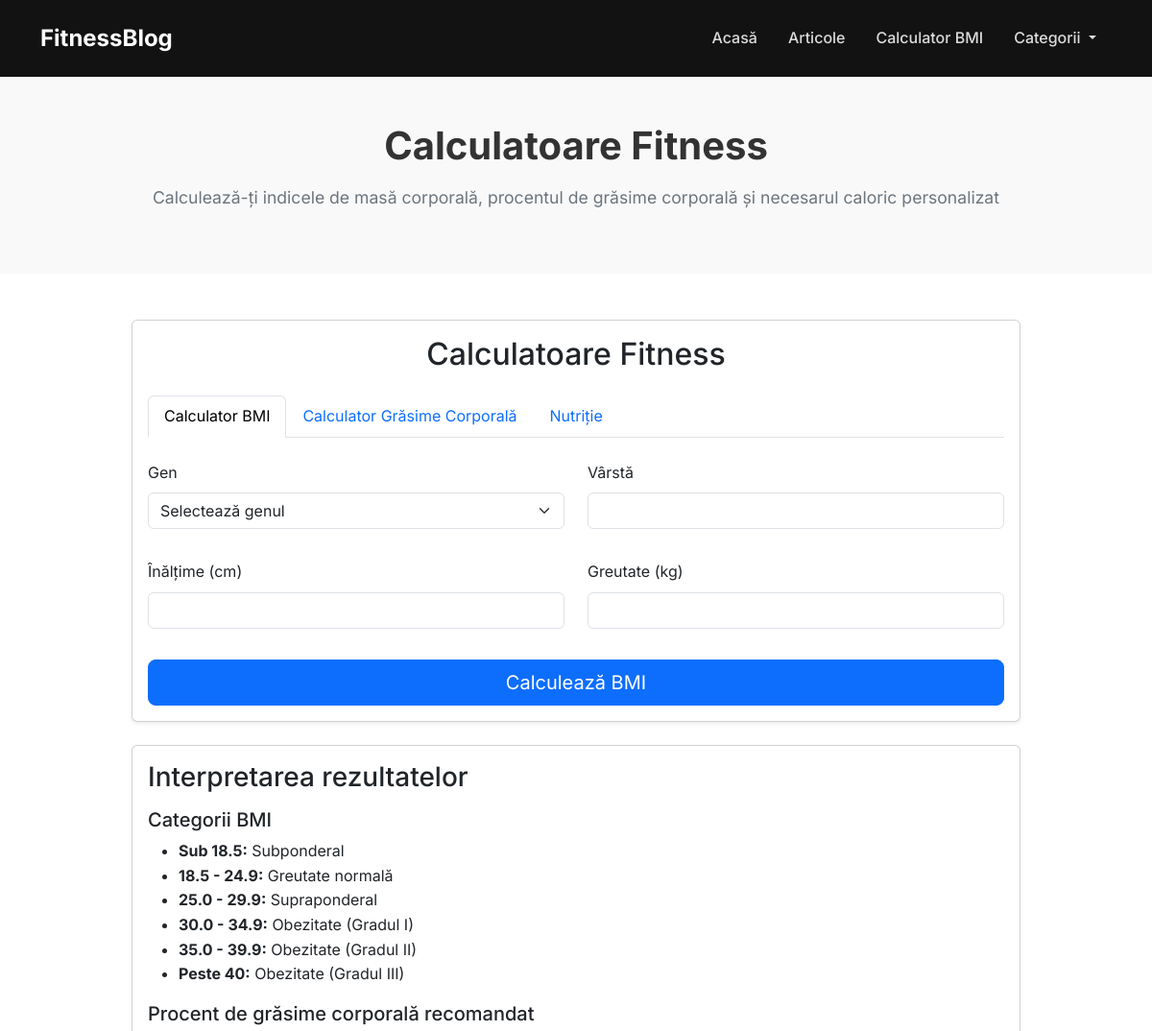
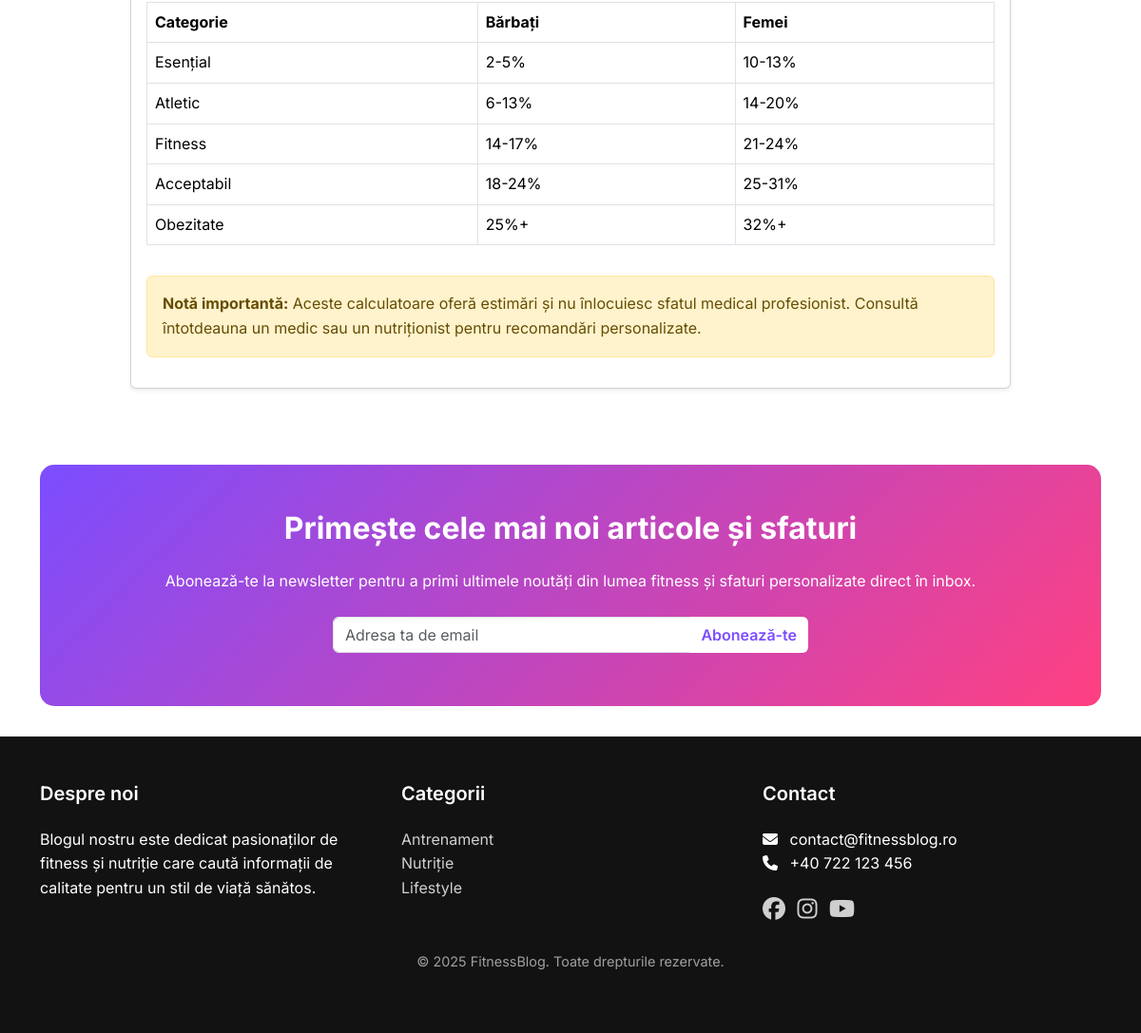
The app's page /calculator-bmi/ with its own data (2 pictures, top to bottom).
### blog/models.py (models this page shows, shortened)
class Category(models.Model):
    name = models.CharField(max_length=100)
    icon = models.CharField(max_length=50, blank=True, null=True)
    slug = models.SlugField(unique=True)
    description = models.TextField(blank=True, null=True)
    class Meta:
        verbose_name_plural = 'Categories'

### blog/views.py (the view)
# urls.py: path('calculator-bmi/', views.bmi_calculator, name='bmi_calculator'),
def bmi_calculator(request):
    adsense_locations = {
        ad.name: ad.ad_code for ad in AdSenseLocation.objects.filter(is_active=True)
    }
    context = {
        'adsense_locations': adsense_locations,
    }
    return render(request, 'blog/bmi_calculator.html', context)

### blog/context_processors.py (called while the page is built)
def global_context(request):
    categories = Category.objects.all()
    adsense_locations = {
        ad.name: ad.ad_code for ad in AdSenseLocation.objects.filter(is_active=True)
    }
    return {
        'categories': categories,
        'adsense_locations': adsense_locations
    }

### templates/blog/bmi_calculator.html (shortened to what this page needs)
{% extends 'blog/base.html' %}
{% load static %}
{% block content %}
<div class="page-header text-center py-5">
    <div class="container">
        <h1 class="page-title mb-3">Calculatoare Fitness</h1>
        <p class="page-description">Calculează-ți indicele de masă corporală, procentul de grăsime corporală și necesarul caloric personalizat</p>
    </div>
</div>
<section class="py-5">
    <div class="container">
        <div class="row">
            <div class="col-lg-10 mx-auto">
                <div class="card shadow-sm">
                    <div class="card-body">
                        <h2 class="card-title text-center mb-4">Calculatoare Fitness</h2>
                        <ul class="nav nav-tabs mb-4" id="calculatorTabs" role="tablist">
                            <li class="nav-item" role="presentation">
                                <button class="nav-link active" id="standard-tab" data-bs-toggle="tab" data-bs-target="#standard" type="button" role="tab" aria-controls="standard" aria-selected="true">Calculator BMI</button>
                            </li>
                            <li class="nav-item" role="presentation">
                                <button class="nav-link" id="advanced-tab" data-bs-toggle="tab" data-bs-target="#advanced" type="button" role="tab" aria-controls="advanced" aria-selected="false">Calculator Grăsime Corporală</button>
                            </li>
                            <li class="nav-item" role="presentation">
                                <button class="nav-link" id="nutrition-tab" data-bs-toggle="tab" data-bs-target="#nutrition" type="button" role="tab" aria-controls="nutrition" aria-selected="false">Nutriție</button>
                            </li>
                        </ul>
                        <div class="tab-content" id="calculatorTabsContent">
                            <div class="tab-pane fade show active" id="standard" role="tabpanel" aria-labelledby="standard-tab">
                                <form id="bmiForm" class="needs-validation" novalidate>
                                    <div class="row mb-3">
                                        <div class="col-md-6 mb-3">
                                            <label for="gender" class="form-label">Gen</label>
                                            <select class="form-select" id="gender" required>
                                                <option value="" selected disabled>Selectează genul</option>
                                            </select>
                                        </div>
                                        <div class="col-md-6 mb-3">
                                            <label for="age" class="form-label">Vârstă</label>
                                            <input type="number" class="form-control" id="age" min="18" max="100" required>
                                        </div>
                                    </div>
                                    <div class="row mb-3">
                                        <div class="col-md-6 mb-3">
                                            <label for="height" class="form-label">Înălțime (cm)</label>
                                            <input type="number" class="form-control" id="height" min="100" max="250" required>
                                        </div>
                                        <div class="col-md-6 mb-3">
                                            <label for="weight" class="form-label">Greutate (kg)</label>
                                            <input type="number" class="form-control" id="weight" min="30" max="300" step="0.1" required>
                                        </div>
                                    </div>
                                    <div class="d-grid">
                                        <button type="submit" class="btn btn-primary btn-lg">Calculează BMI</button>
                                    </div>
                                </form>
                            </div>
                        </div>
                    </div>
                </div>
                <div class="card mt-4 shadow-sm">
                    <div class="card-body">
                        <h3 class="card-title">Interpretarea rezultatelor</h3>
                        <h5 class="mt-3">Categorii BMI</h5>
                        <ul>
                            <li><strong>Sub 18.5:</strong> Subponderal</li>
                            <li><strong>18.5 - 24.9:</strong> Greutate normală</li>
                            <li><strong>25.0 - 29.9:</strong> Supraponderal</li>
                            <li><strong>30.0 - 34.9:</strong> Obezitate (Gradul I)</li>
                            <li><strong>35.0 - 39.9:</strong> Obezitate (Gradul II)</li>
                            <li><strong>Peste 40:</strong> Obezitate (Gradul III)</li>
                        </ul>
                        <h5 class="mt-3">Procent de grăsime corporală recomandat</h5>
                        <div class="table-responsive">
                            <table class="table table-bordered">
                                <thead>
                                    <tr>
                                        <th>Categorie</th>
                                        <th>Bărbați</th>
                                        <th>Femei</th>
                                    </tr>
                                </thead>
                                <tbody>
                                    <tr>
                                        <td>Esențial</td>
                                        <td>2-5%</td>
                                        <td>10-13%</td>
                                    </tr>
                                    <tr>
                                        <td>Atletic</td>
                                        <td>6-13%</td>
                                        <td>14-20%</td>
                                    </tr>
                                    <tr>
                                        <td>Fitness</td>
                                        <td>14-17%</td>
                                        <td>21-24%</td>
                                    </tr>
                                    <tr>
                                        <td>Acceptabil</td>
                                        <td>18-24%</td>
                                        <td>25-31%</td>
                                    </tr>
                                    <tr>
                                        <td>Obezitate</td>
                                        <td>25%+</td>
                                        <td>32%+</td>
                                    </tr>
                                </tbody>
                            </table>
                        </div>
                        <div class="alert alert-warning mt-3">
                            <strong>Notă importantă:</strong> Aceste calculatoare oferă estimări și nu înlocuiesc sfatul medical profesionist. Consultă întotdeauna un medic sau un nutriționist pentru recomandări personalizate.
                        </div>
                    </div>
                </div>
            </div>
        </div>
    </div>
</section>
{% endblock %}

### templates/blog/base.html (shortened to what this page needs)
<!DOCTYPE html>
<html lang="ro">
<head>
    <link rel="stylesheet" href="https://cdnjs.cloudflare.com/ajax/libs/font-awesome/6.5.1/css/all.min.css">
    <link href="https://cdn.jsdelivr.net/npm/bootstrap@5.3.2/dist/css/bootstrap.min.css" rel="stylesheet">
    {% load static %}
    <link rel="stylesheet" href="{% static 'css/styles.css' %}">
</head>
<body>
    <header class="header">
        <nav class="navbar navbar-expand-lg navbar-dark">
            <div class="container">
                <a class="navbar-brand" href="{% url 'blog:home' %}">FitnessBlog</a>
                <div class="collapse navbar-collapse" id="navbarNav">
                    <ul class="navbar-nav ms-auto">
                        <li class="nav-item">
                            <a class="nav-link" href="{% url 'blog:home' %}">Acasă</a>
                        </li>
                        <li class="nav-item">
                            <a class="nav-link" href="{% url 'blog:all_articles' %}">Articole</a>
                        </li>
                        <li class="nav-item">
                            <a class="nav-link" href="{% url 'blog:bmi_calculator' %}">Calculator BMI</a>
                        </li>
                        <li class="nav-item dropdown">
                            <a class="nav-link dropdown-toggle" href="#" id="navbarDropdown" role="button" data-bs-toggle="dropdown" aria-expanded="false">
                                Categorii
                            </a>
                        </li>
                    </ul>
                </div>
            </div>
        </nav>
    </header>
    <main>
        {% block content %}{% endblock %}
    </main>
    <section class="newsletter-section">
        <div class="container">
            <div class="newsletter-container py-5 px-4">
                <div class="row">
                    <div class="col-lg-12 text-center">
                        <h2 class="section-title">Primește cele mai noi articole și sfaturi</h2>
                        <p class="mb-4">Abonează-te la newsletter pentru a primi ultimele noutăți din lumea fitness și sfaturi personalizate direct în inbox.</p>
                        <form id="newsletter-form" class="newsletter-form">
                            <div class="input-group">
                                <input type="email" class="form-control" id="email" name="email" placeholder="Adresa ta de email" required>
                                <button type="submit" class="btn subscribe-btn">Abonează-te</button>
                            </div>
                        </form>
                    </div>
                </div>
            </div>
        </div>
    </section>
    <footer class="footer py-5">
        <div class="container">
            <div class="row">
                <div class="col-md-4">
                    <h5>Despre noi</h5>
                    <p>Blogul nostru este dedicat pasionaților de fitness și nutriție care caută informații de calitate pentru un stil de viață sănătos.</p>
                </div>
                <div class="col-md-4">
                    <h5>Categorii</h5>
                    <ul class="list-unstyled">
                        {% for category in categories %}
                            <li><a href="{% url 'blog:category_articles' category.slug %}">{{ category.name }}</a></li>
                        {% endfor %}
                    </ul>
                </div>
                <div class="col-md-4">
                    <h5>Contact</h5>
                    <ul class="list-unstyled">
                        <li><i class="fas fa-envelope me-2"></i> contact@fitnessblog.ro</li>
                        <li><i class="fas fa-phone me-2"></i> +40 722 123 456</li>
                    </ul>
                    <div class="social-icons mt-3">
                        <a href="#" class="me-2"><i class="fab fa-facebook"></i></a>
                        <a href="#" class="me-2"><i class="fab fa-instagram"></i></a>
                        <a href="#" class="me-2"><i class="fab fa-youtube"></i></a>
                    </div>
                </div>
            </div>
            <div class="row mt-4">
                <div class="col-md-12 text-center">
                    <p class="copyright">© 2025 FitnessBlog. Toate drepturile rezervate.</p>
                </div>
            </div>
        </div>
    </footer>
</body>
</html>

### static/css/styles.css (style rules this page uses)
:root { --primary-color: #7c4dff; --primary-hover: #6a3ff5; --secondary-color: #ff4081; --secondary-hover: #f50057; --text-color: #333; --light-text: #fff; --dark-bg: #121212; --light-bg: #f9f9f9; --gray-color: #6c757d; --border-color: #e9ecef; --antrenament-color: #ff5722; --nutritie-color: #4caf50; --lifestyle-color: #2196f3; }
body { font-family: 'Inter', sans-serif; color: var(--text-color); line-height: 1.6; background-color: #fff; }
a { color: var(--primary-color); text-decoration: none; transition: all 0.3s ease; }
.section-title { font-weight: 700; margin-bottom: 1.5rem; }
.header { background-color: var(--dark-bg); }
.navbar-dark { padding: 1rem 0; }
.navbar-brand { font-weight: 700; font-size: 1.5rem; }
.navbar-dark .navbar-nav .nav-link { color: rgba(255, 255, 255, 0.85); font-weight: 500; padding: 0.5rem 1rem; }
.newsletter-section { padding: 2rem 0; }
.newsletter-container { background: linear-gradient(135deg, var(--primary-color), var(--secondary-color)); border-radius: 15px; color: white; }
.newsletter-form { max-width: 500px; margin: 0 auto; }
.subscribe-btn { background-color: white; color: var(--primary-color); font-weight: 600; border: none; transition: all 0.3s ease; }
.footer { background-color: var(--dark-bg); color: white; }
.footer h5 { color: white; font-weight: 600; margin-bottom: 1.5rem; }
.footer a { color: rgba(255, 255, 255, 0.8); transition: all 0.3s ease; }
.footer .social-icons a { font-size: 1.5rem; margin-right: 1rem; }
.copyright { color: rgba(255, 255, 255, 0.6); font-size: 0.9rem; }
.category-header, .page-header { background-color: var(--light-bg); padding: 3rem 0; }
.category-title, .page-title { font-size: 2.5rem; font-weight: 700; margin-bottom: 1rem; }
.category-description, .page-description { color: var(--gray-color); font-size: 1.1rem; }

### records on screen
Category: name "Antrenament"
Category: name "Nutriție"
Category: name "Lifestyle"
